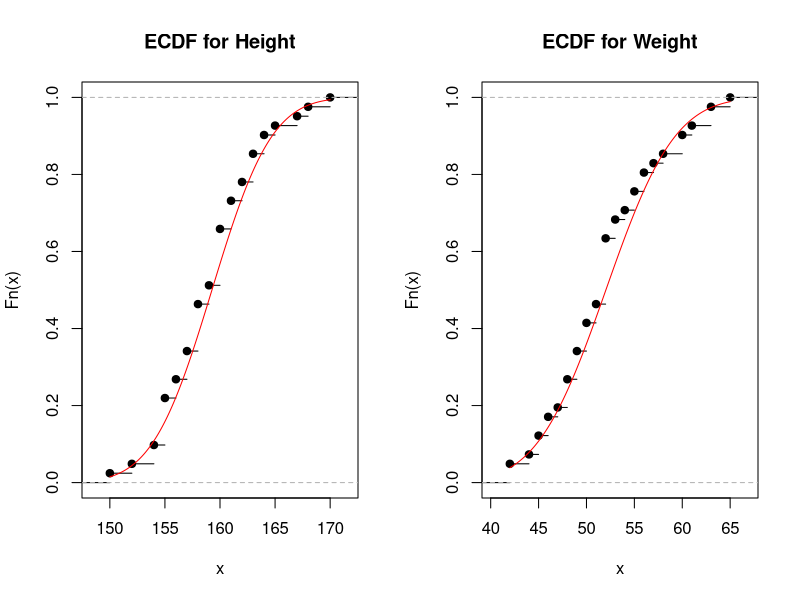
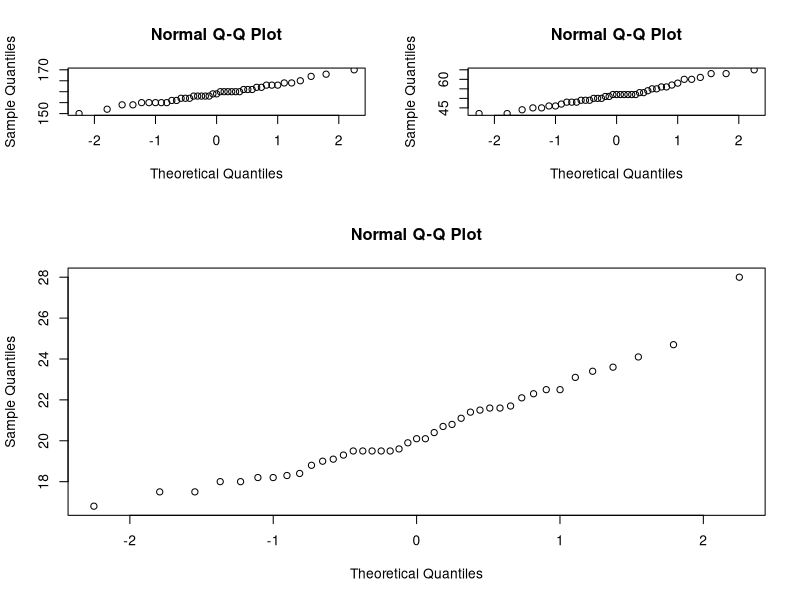
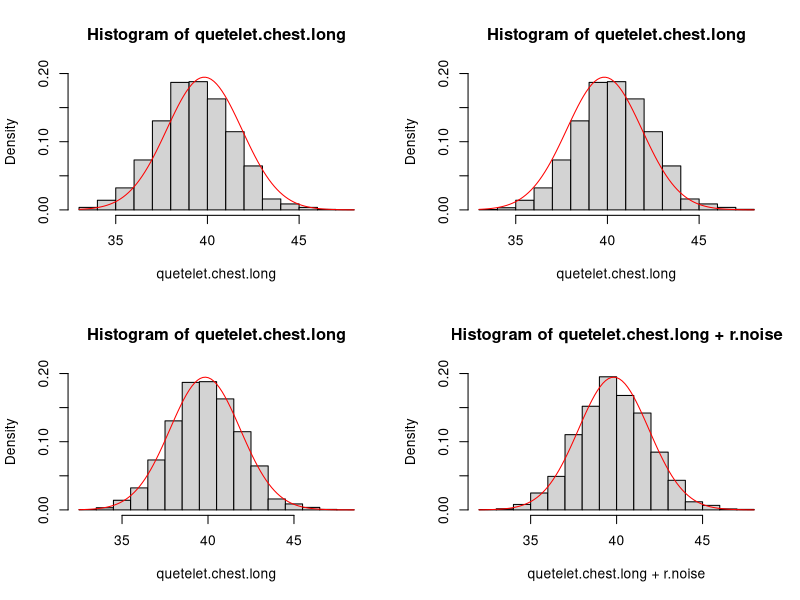
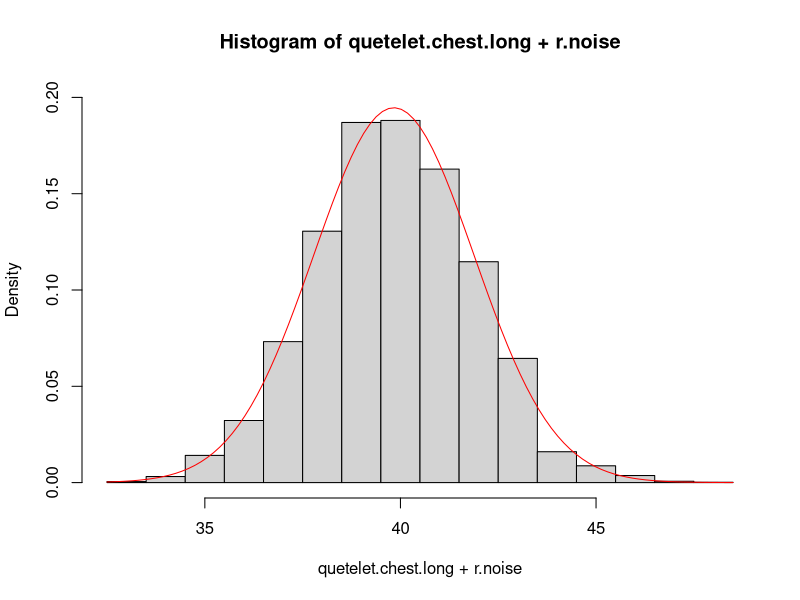
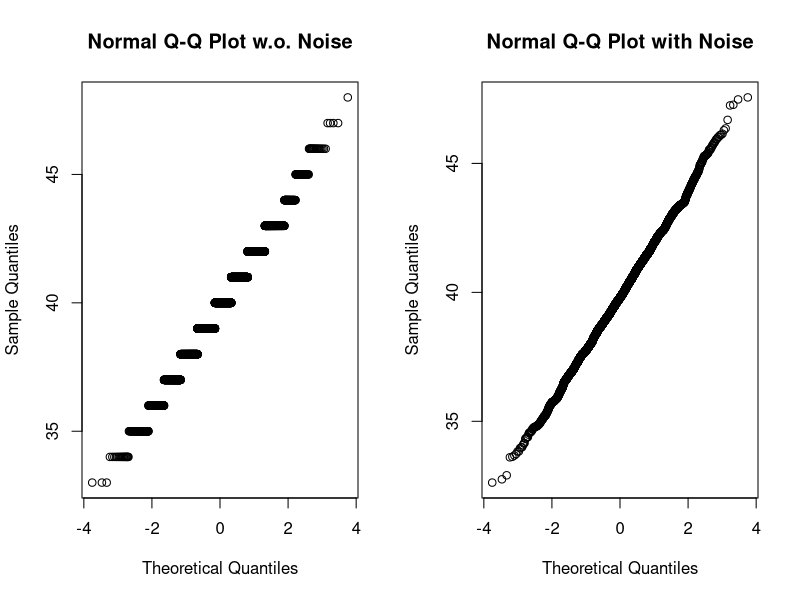

R code for these plots, in order:
## ---- chunk 1
rn96<-read.table("rn96.txt",header=T,sep="")
head(rn96)
BMI<-round(rn96$weight/(rn96$height/100)^2,digits=1)
head(BMI)
head(cbind(rn96,BMI))
head(data.frame(rn96,BMI))
## ---- chunk 2
install.packages("nortest", repos="http://cran.nexr.com/")
library(nortest)
## ---- chunk 3
help(package=nortest)
## ---- chunk 4
par(mfrow=c(1,2))
mean.height<-mean(rn96$height)
sd.height<-sd(rn96$height)
min.height<-min(rn96$height)
max.height<-max(rn96$height)
x.height<-seq(min.height,max.height,1/100)
plot(ecdf(rn96$height), main="ECDF for Height")
lines(x.height,pnorm(x.height,mean.height,sd.height),col="red")
mean.weight<-mean(rn96$weight)
sd.weight<-sd(rn96$weight)
min.weight<-min(rn96$weight)
max.weight<-max(rn96$weight)
x.weight<-seq(min.weight,max.weight,1/100)
plot(ecdf(rn96$weight), main="ECDF for Weight")
lines(x.weight,pnorm(x.weight,mean.weight,sd.weight),col="red")
## ---- chunk 5
apply(cbind(rn96,BMI),2,ad.test)
apply(cbind(rn96,BMI),2,cvm.test)
apply(cbind(rn96,BMI),2,lillie.test)
apply(cbind(rn96,BMI),2,pearson.test)
apply(cbind(rn96,BMI),2,sf.test)
apply(cbind(rn96,BMI),2,shapiro.test)
## ---- chunk 6
layout(matrix(c(1,2,3,3),2,2, byrow=TRUE), heights=c(1,2))
apply(cbind(rn96,BMI),2,qqnorm)
## ---- chunk 7
chest<-33:48
freq<-c(3,18,81,185,420,749,1073,1079,934,658,370,92,50,21,4,1)
sum(freq)
## ---- chunk 8
quetelet.chest<-data.frame(chest,freq)
## ---- chunk 9
quetelet.chest.long<-rep(33,3)
for (i in 34:48) {
quetelet.chest.long<-c(quetelet.chest.long,rep(i,quetelet.chest$freq[i-32]))
}
length(quetelet.chest.long)
## ---- chunk 10
quetelet.long<-rep(chest,freq)
str(quetelet.long)
## ---- chunk 11
mean.chest<-mean(quetelet.chest.long)
sd.chest<-sd(quetelet.chest.long)
x<-seq(32.5,48.5,length=1000)
y.norm<-dnorm(x,mean=mean.chest,sd=sd.chest)
## ---- chunk 12
par(mfrow=c(2,2))
h1<-hist(quetelet.chest.long,prob=T,ylim=c(0,0.2))
curve(dnorm(x,mean.chest,sd.chest),add=TRUE,col="red")
h2<-hist(quetelet.chest.long,prob=T,right=F,ylim=c(0,0.2))
curve(dnorm(x,mean.chest,sd.chest),add=TRUE,col="red")
h3<-hist(quetelet.chest.long,prob=T,breaks=32.5:48.5,ylim=c(0,0.2))
curve(dnorm(x,mean.chest,sd.chest),add=TRUE,col="red")
r.noise<-runif(5738)-0.5
h4<-hist(quetelet.chest.long+r.noise,prob=T,ylim=c(0,0.2))
curve(dnorm(x,mean.chest,sd.chest),add=TRUE,col="red")
## ---- chunk 13
par(mfrow=c(1,1))
h5<-hist(quetelet.chest.long+r.noise,prob=T,breaks=32.5:48.5,ylim=c(0,0.2))
curve(dnorm(x,mean.chest,sd.chest),add=TRUE,col="red")
## ---- chunk 14
h1
list(h1$breaks,h1$counts)
list(h2$breaks,h2$counts)
list(h3$breaks,h3$counts)
list(h4$breaks,h4$counts)
list(h5$breaks,h5$counts)
## ---- chunk 15
quetelet.chest.noise<-quetelet.chest.long+r.noise
apply(cbind(quetelet.chest.long,quetelet.chest.noise),2,ad.test)
apply(cbind(quetelet.chest.long,quetelet.chest.noise),2,cvm.test)
apply(cbind(quetelet.chest.long,quetelet.chest.noise),2,lillie.test)
apply(cbind(quetelet.chest.long,quetelet.chest.noise),2,pearson.test)
## ---- chunk 16
id.sample<-sample(1:5738,size=5000)
quetelet.chest.long.sample<-quetelet.chest.long[id.sample]
quetelet.chest.noise.sample<-quetelet.chest.noise[id.sample]
apply(cbind(quetelet.chest.long.sample,quetelet.chest.noise.sample),2,sf.test)
## ---- chunk 17
par(mfrow=c(1,2))
qqnorm(quetelet.chest.long, main="Normal Q-Q Plot w.o. Noise")
qqnorm(quetelet.chest.noise, main="Normal Q-Q Plot with Noise")
